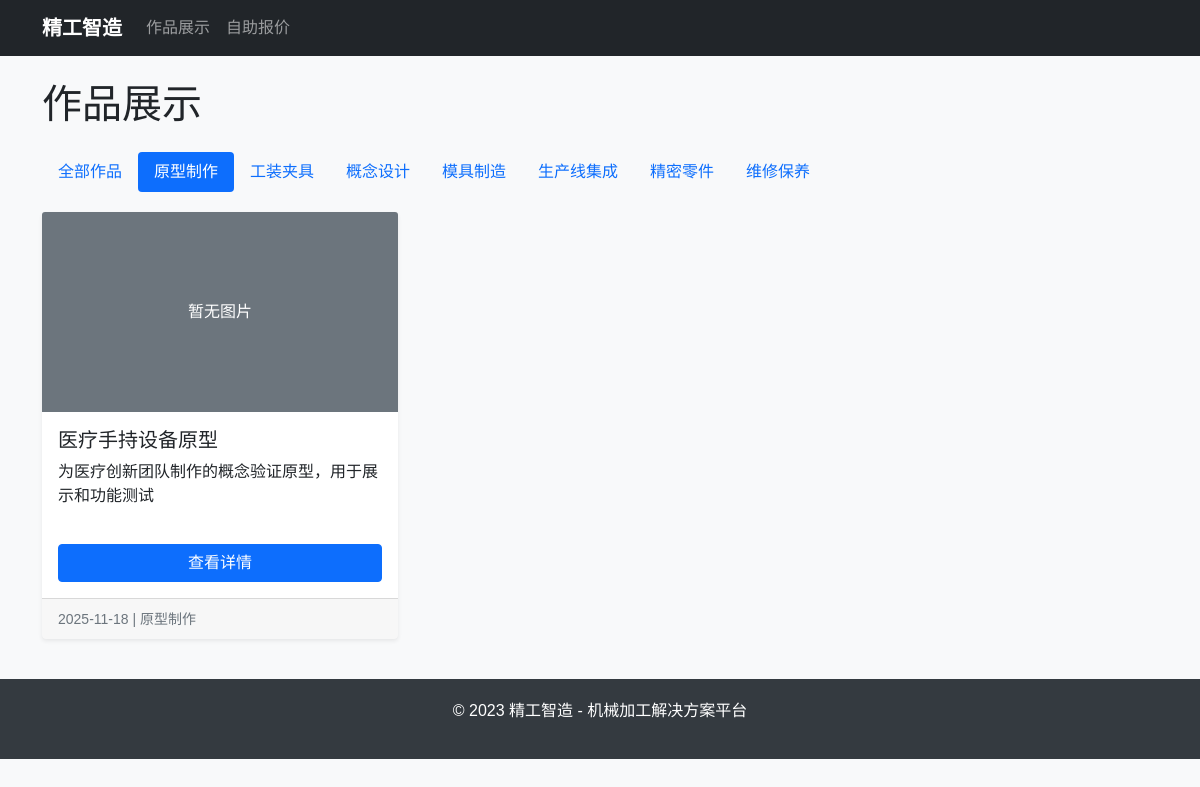
/gallery/category/category-e9db445f/, run on the app's committed database.
### gallery/models.py (models this page shows, shortened)
class Category(models.Model):
    name = models.CharField(max_length=100, unique=True, verbose_name='分类名称')
    slug = models.SlugField(max_length=100, blank=True, verbose_name='URL标识')
    description = models.TextField(blank=True, verbose_name='分类描述')
    created_at = models.DateTimeField(auto_now_add=True, verbose_name='创建时间')
    class Meta:
        verbose_name = '作品分类'
        verbose_name_plural = '作品分类'
        ordering = ['name']

class Work(models.Model):
    WORK_CATEGORIES = [
        ('precise_part', '精密零件'),
        ('fixture', '工装夹具'),
        ('production_line', '生产线集成'),
        ('concept_design', '概念设计'),
    ]
    title = models.CharField(max_length=200, verbose_name='作品标题')
    description = models.TextField(verbose_name='作品描述')
    category = models.ForeignKey(Category, on_delete=models.CASCADE, verbose_name='分类')
    image = models.ImageField(upload_to='works/images/', blank=True, verbose_name='展示图片')
    project_background = models.TextField(verbose_name='项目背景')
    model_file = models.FileField(upload_to='works/models/', blank=True, verbose_name='3D模型文件')
    process_difficulties = models.TextField(verbose_name='加工难点与解决方案')
    equipment_used = models.TextField(verbose_name='使用设备')
    materials = models.TextField(verbose_name='材料')
    process_techniques = models.TextField(verbose_name='工艺')
    project_duration = models.CharField(max_length=100, verbose_name='项目周期')
    video_url = models.URLField(blank=True, verbose_name='视频链接')
    is_featured = models.BooleanField(default=False, verbose_name='推荐作品')
    created_at = models.DateTimeField(auto_now_add=True, verbose_name='创建时间')
    updated_at = models.DateTimeField(auto_now=True, verbose_name='更新时间')
    class Meta:
        verbose_name = '作品'
        verbose_name_plural = '作品'
        ordering = ['-created_at']

### gallery/views.py (the view)
# urls.py: path('', views.work_list, name='work_list'),
def work_list(request, category_slug=None):
    category = None
    works = Work.objects.all()
    categories = Category.objects.all()
    if category_slug:
        category = get_object_or_404(Category, slug=category_slug)
        works = works.filter(category=category)
    paginator = Paginator(works, 9)  # 每页显示9个作品
    page_number = request.GET.get('page')
    page_obj = paginator.get_page(page_number)
    context = {
        'page_obj': page_obj,
        'categories': categories,
        'current_category': category,
    }
    return render(request, 'gallery/work_list.html', context)

### templates/gallery/work_list.html (shortened to what this page needs)
{% extends 'base.html' %}
{% block content %}
<div class="row">
    <div class="col-12">
        <h1 class="mb-4">作品展示</h1>
    </div>
</div>
<div class="row category-nav">
    <div class="col-12">
        <ul class="nav nav-pills">
            <li class="nav-item">
                <a class="nav-link {% if not current_category %}active{% endif %}" href="{% url 'gallery:work_list' %}">全部作品</a>
            </li>
            {% for category in categories %}
            {% if category.slug %}
            <li class="nav-item">
                <a class="nav-link {% if current_category and current_category.id == category.id %}active{% endif %}"
                   href="{% url 'gallery:work_list_by_category' category.slug %}">
                    {{ category.name }}
                </a>
            </li>
            {% endif %}
            {% endfor %}
        </ul>
    </div>
</div>
<div class="row">
    {% for work in page_obj %}
    <div class="col-md-4 col-sm-6">
        <div class="card h-100">
            {% if work.image %}
            <img src="{{ work.image.url }}" class="card-img-top work-image" alt="{{ work.title }}">
            {% else %}
            <div class="card-img-top work-image bg-secondary d-flex align-items-center justify-content-center text-white">
                暂无图片
            </div>
            {% endif %}
            <div class="card-body d-flex flex-column">
                <h5 class="card-title">{{ work.title }}</h5>
                <p class="card-text flex-grow-1">{{ work.description|truncatewords:20 }}</p>
                <a href="{% url 'gallery:work_detail' work.id %}" class="btn btn-primary mt-auto">查看详情</a>
            </div>
            <div class="card-footer">
                <small class="text-muted">{{ work.created_at|date:"Y-m-d" }} | {{ work.category.name }}</small>
            </div>
        </div>
    </div>
    {% empty %}
    <div class="col-12">
        <div class="alert alert-info">
            暂无作品展示。
        </div>
    </div>
    {% endfor %}
</div>
{% endblock %}

### templates/base.html (style rules this page uses)
body { font-family: 'Microsoft YaHei', sans-serif; background-color: #f8f9fa; }
.card { margin-bottom: 20px; border: none; box-shadow: 0 0.125rem 0.25rem rgba(0, 0, 0, 0.075); transition: box-shadow 0.3s ease-in-out; }
.work-image { height: 200px; object-fit: cover; }
.category-nav { margin-bottom: 20px; }

### data on the page
Category: name "原型制作"
Category: name "工装夹具"
Category: name "概念设计"
Category: name "模具制造"
Category: name "生产线集成"
Category: name "精密零件"
Category: name "维修保养"
Work: image "暂无图片", title "医疗手持设备原型", description "为医疗创新团队制作的概念验证原型，用于展示和功能测试", created_at "2025-11-18", category.name "原型制作"
